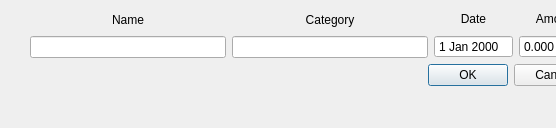
<?xml version="1.0" encoding="UTF-8"?>
<ui version="4.0">
 <class>editTransaction</class>
 <widget class="QDialog" name="editTransaction">
  <property name="geometry">
   <rect>
    <x>0</x>
    <y>0</y>
    <width>556</width>
    <height>128</height>
   </rect>
  </property>
  <property name="windowTitle">
   <string>Edit Transaction</string>
  </property>
  <widget class="QWidget" name="layoutWidget">
   <property name="geometry">
    <rect>
     <x>30</x>
     <y>10</y>
     <width>564</width>
     <height>76</height>
    </rect>
   </property>
   <layout class="QVBoxLayout" name="verticalLayout_5">
    <item>
     <layout class="QHBoxLayout" name="horizontalLayout">
      <item>
       <layout class="QVBoxLayout" name="verticalLayout">
        <item>
         <widget class="QLabel" name="label">
          <property name="text">
           <string>&lt;html&gt;&lt;head/&gt;&lt;body&gt;&lt;p align=&quot;center&quot;&gt;Name&lt;/p&gt;&lt;/body&gt;&lt;/html&gt;</string>
          </property>
         </widget>
        </item>
        <item>
         <widget class="QLineEdit" name="transactionNameEdit"/>
        </item>
       </layout>
      </item>
      <item>
       <layout class="QVBoxLayout" name="verticalLayout_2">
        <item>
         <widget class="QLabel" name="label_2">
          <property name="text">
           <string>&lt;html&gt;&lt;head/&gt;&lt;body&gt;&lt;p align=&quot;center&quot;&gt;Category&lt;/p&gt;&lt;/body&gt;&lt;/html&gt;</string>
          </property>
         </widget>
        </item>
        <item>
         <widget class="QLineEdit" name="transactionCategoryEdit"/>
        </item>
       </layout>
      </item>
      <item>
       <layout class="QVBoxLayout" name="verticalLayout_3">
        <item>
         <widget class="QLabel" name="label_3">
          <property name="text">
           <string>&lt;html&gt;&lt;head/&gt;&lt;body&gt;&lt;p align=&quot;center&quot;&gt;Date&lt;/p&gt;&lt;/body&gt;&lt;/html&gt;</string>
          </property>
         </widget>
        </item>
        <item>
         <widget class="QDateEdit" name="transactionDateEdit">
          <property name="buttonSymbols">
           <enum>QAbstractSpinBox::NoButtons</enum>
          </property>
         </widget>
        </item>
       </layout>
      </item>
      <item>
       <layout class="QVBoxLayout" name="verticalLayout_4">
        <item>
         <widget class="QLabel" name="label_4">
          <property name="text">
           <string>&lt;html&gt;&lt;head/&gt;&lt;body&gt;&lt;p align=&quot;center&quot;&gt;Amount&lt;/p&gt;&lt;/body&gt;&lt;/html&gt;</string>
          </property>
         </widget>
        </item>
        <item>
         <widget class="QDoubleSpinBox" name="transactionAmountEdit">
          <property name="buttonSymbols">
           <enum>QAbstractSpinBox::NoButtons</enum>
          </property>
          <property name="decimals">
           <number>3</number>
          </property>
          <property name="maximum">
           <double>9999999.990000000223517</double>
          </property>
         </widget>
        </item>
       </layout>
      </item>
     </layout>
    </item>
    <item>
     <layout class="QHBoxLayout" name="horizontalLayout_2">
      <item>
       <spacer name="horizontalSpacer">
        <property name="orientation">
         <enum>Qt::Horizontal</enum>
        </property>
        <property name="sizeHint" stdset="0">
         <size>
          <width>40</width>
          <height>20</height>
         </size>
        </property>
       </spacer>
      </item>
      <item>
       <widget class="QDialogButtonBox" name="buttonBox">
        <property name="standardButtons">
         <set>QDialogButtonBox::Cancel|QDialogButtonBox::Ok</set>
        </property>
       </widget>
      </item>
     </layout>
    </item>
   </layout>
  </widget>
 </widget>
 <resources/>
 <connections/>
</ui>
